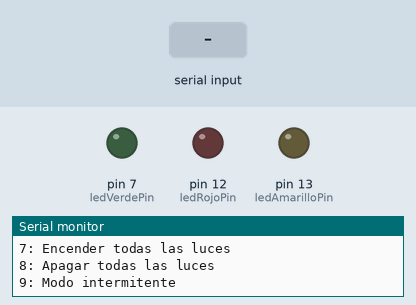
This sketch was run on a simulated Arduino Uno, built with avr-gcc and run on an emulated ATmega328P. On the bench: output pins drawn as LEDs (lit = HIGH), the last lines printed to the serial monitor. Dashed ring = blinking. The test bench sets the inputs (shaded band).

Above: at 1.3 s.
1.4 s: "9" received over Serial
At 1.8 s:
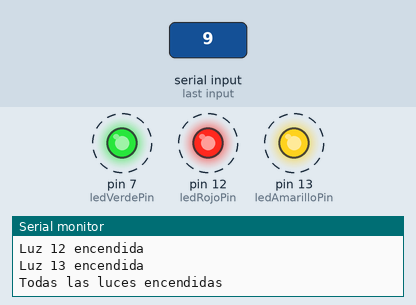
Timing chart, 0 to 12.1 s (numbered marks = the images above; inputs shaded):
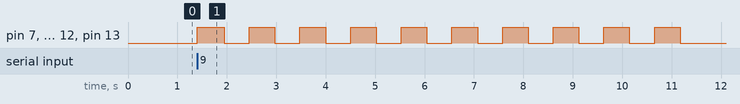

The sketch:

fantastic_densor1__1_.ino
```cpp
// Definición de pines para los LEDs
const int ledVerdePin = 7;
const int ledRojoPin = 12;
const int ledAmarilloPin = 13;

// Variables para el estado de los LEDs
bool estadoVerde = false;
bool estadoRojo = false;
bool estadoAmarillo = false;

void setup() {
  // Configuración de pines como salida
  pinMode(ledVerdePin, OUTPUT);
  pinMode(ledRojoPin, OUTPUT);
  pinMode(ledAmarilloPin, OUTPUT);

  // Inicialización del Serial Monitor
  Serial.begin(9600);

  // Mensaje inicial en el Serial Monitor
  Serial.println("Control de luces de vivienda:");
  Serial.println("1: Encender luz verde");
  Serial.println("2: Apagar luz verde");
  Serial.println("3: Encender luz roja");
  Serial.println("4: Apagar luz roja");
  Serial.println("5: Encender luz amarilla");
  Serial.println("6: Apagar luz amarilla");
  Serial.println("7: Encender todas las luces");
  Serial.println("8: Apagar todas las luces");
  Serial.println("9: Modo intermitente");
}

void loop() {
  if (Serial.available()) {
    char opcion = Serial.read(); // Lee la opción ingresada en el Serial Monitor

    switch (opcion) {
      case '1':
        controlarLuz(ledVerdePin, true, estadoVerde);
        break;
      case '2':
        controlarLuz(ledVerdePin, false, estadoVerde);
        break;
      case '3':
        controlarLuz(ledRojoPin, true, estadoRojo);
        break;
      case '4':
        controlarLuz(ledRojoPin, false, estadoRojo);
        break;
      case '5':
        controlarLuz(ledAmarilloPin, true, estadoAmarillo);
        break;
      case '6':
        controlarLuz(ledAmarilloPin, false, estadoAmarillo);
        break;
      case '7':
        controlarTodasLasLuces(true);
        break;
      case '8':
        controlarTodasLasLuces(false);
        break;
      case '9':
        modoIntermitente();
        break;
      default:
        Serial.println("Opción no válida");
        break;
    }
  }
}

// Función para controlar una luz individual
void controlarLuz(int pin, bool estado, bool &estadoLuz) {
  digitalWrite(pin, estado ? HIGH : LOW);
  estadoLuz = estado;
  Serial.print("Luz ");
  Serial.print(pin);
  Serial.println(estado ? " encendida" : " apagada");
}

// Función para encender o apagar todas las luces
void controlarTodasLasLuces(bool estado) {
  controlarLuz(ledVerdePin, estado, estadoVerde);
  controlarLuz(ledRojoPin, estado, estadoRojo);
  controlarLuz(ledAmarilloPin, estado, estadoAmarillo);
  Serial.println(estado ? "Todas las luces encendidas" : "Todas las luces apagadas");
}

// Función para poner las luces en modo intermitente
void modoIntermitente() {
  Serial.println("Modo intermitente activado");
  for (int i = 0; i < 10; i++) {  // Intermitente durante 10 ciclos
    controlarTodasLasLuces(true);
    delay(500);
    controlarTodasLasLuces(false);
    delay(500);
  }
}
```

Measured:
- after the input at 1.4 s, pin 7 (ledVerdePin), pin 12 (ledRojoPin), pin 13 (ledAmarilloPin): alternates HIGH for 0.52 s and LOW for 0.51 s, starting at once
